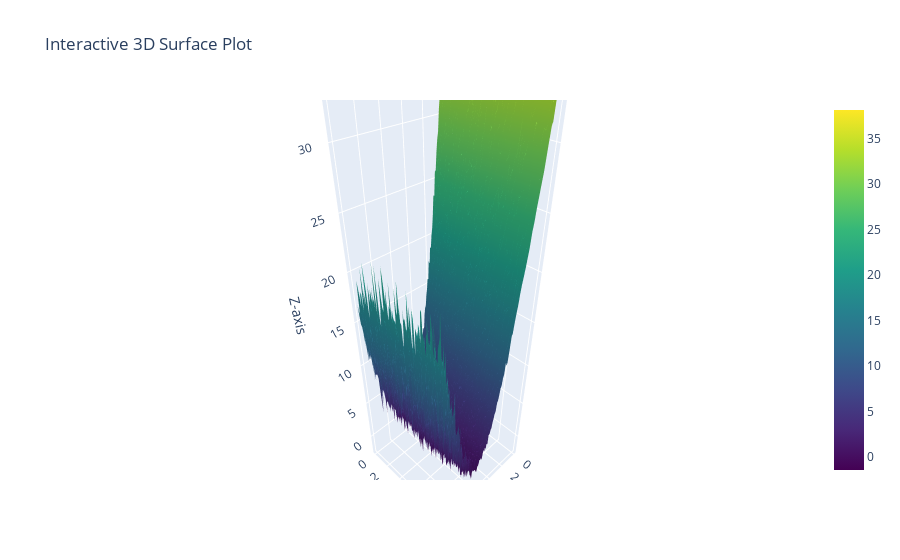

Here is the notebook cell this chart was saved with:
### Code cell
import numpy as np
import plotly.graph_objects as go

# Define the function with reflection across x = 4
def f(x):
    """Function that starts high, decreases to a minimum, and slightly increases at high x."""
    a, b, c = 1, -4, 5  # Quadratic coefficients
    x_mirrored = 8 - x  # Reflect x across x = 4
    y = a * x_mirrored**2 + b * x_mirrored + c  # Apply quadratic formula

    # Smoothly increasing noise function for x > 6
    base_noise = 0.5
    extra_noise = 2 * ((x - 6) / 4) if x > 6 else 0  # Gradual increase from x = 6 to 10
    noise = np.random.normal(0, base_noise + extra_noise)

    return y + noise

# Generate grid data to create a surface
x_values = np.linspace(0, 10, 100)
y_values = np.array([f(x) for x in x_values])

# Ensure y and z are highly correlated by adding very small noise to y-values
z_values = y_values + np.random.normal(0, 0.3, len(y_values))  # Small noise keeps correlation high

# Create a meshgrid for surface representation
X, Y = np.meshgrid(x_values, x_values)
Z = np.array([[f(x) for x in row] for row in X])  # Compute Z values for the entire grid

# Create an interactive 3D surface plot
fig = go.Figure(data=[go.Surface(x=X, y=Y, z=Z, colorscale='Viridis')])

# Add axis labels and title
fig.update_layout(
    title="Interactive 3D Surface Plot",
    scene=dict(
        xaxis_title="X-axis",
        yaxis_title="Y-axis",
        zaxis_title="Z-axis"
    )
)

# Show interactive plot
fig.show()

### Figure 1 — Plotly figure (JSON) as saved in the notebook; plotly's stock layout.template omitted (floating-point values rounded to 4 significant figures; data arrays with more than 128 entries replaced by an {"elided": "..."} marker saying what was removed)
{"data": [{"colorscale": [[0, "#440154"], [0.1111, "#482878"], [0.2222, "#3e4989"], [0.3333, "#31688e"], [0.4444, "#26828e"], [0.5556, "#1f9e89"], [0.6667, "#35b779"], [0.7778, "#6ece58"], [0.8889, "#b5de2b"], [1, "#fde725"]], "type": "surface", "x": {"elided": "100x100 float values"}, "y": {"elided": "100x100 float values"}, "z": {"elided": "100x100 float values"}}], "layout": {"scene": {"xaxis": {"title": {"text": "X-axis"}}, "yaxis": {"title": {"text": "Y-axis"}}, "zaxis": {"title": {"text": "Z-axis"}}}, "title": {"text": "Interactive 3D Surface Plot"}}}
